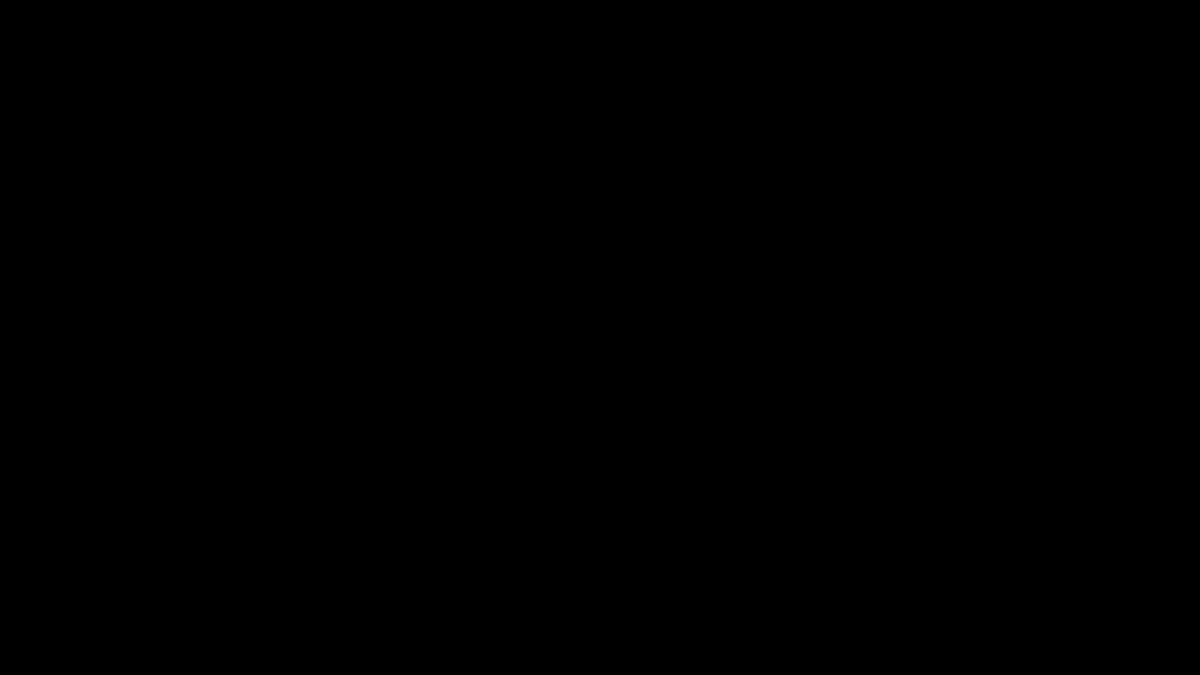
Frame 1 (no input)
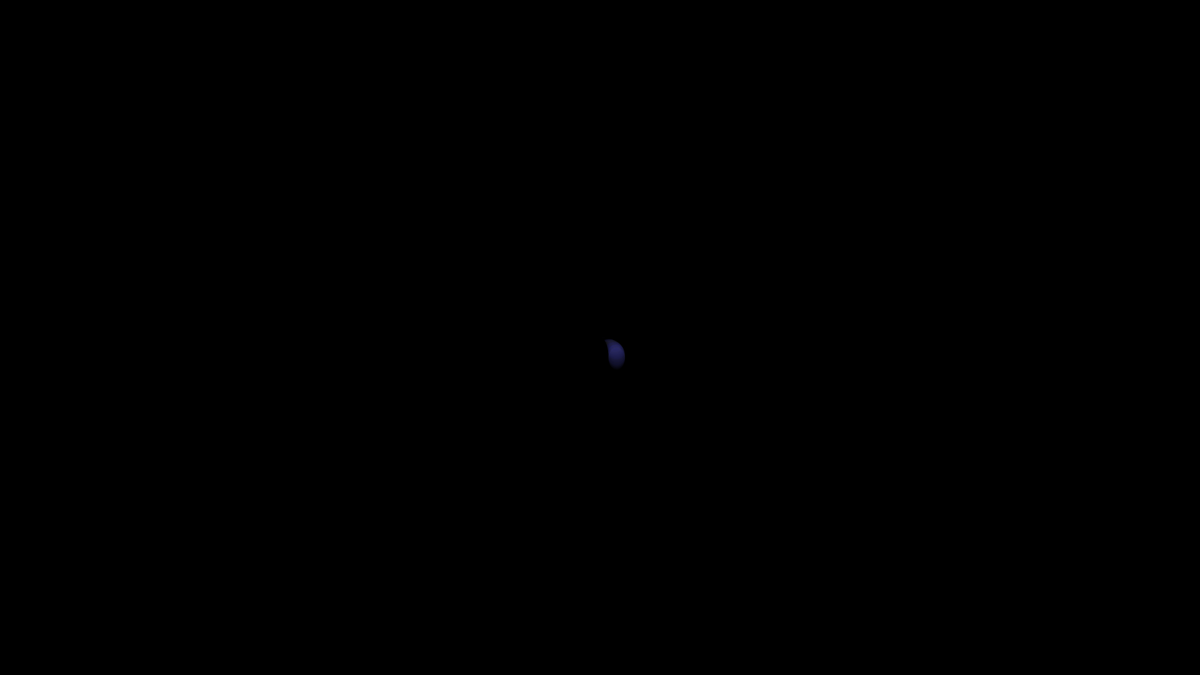
Frame 60 (the mouse pressed at the canvas centre just before this capture)
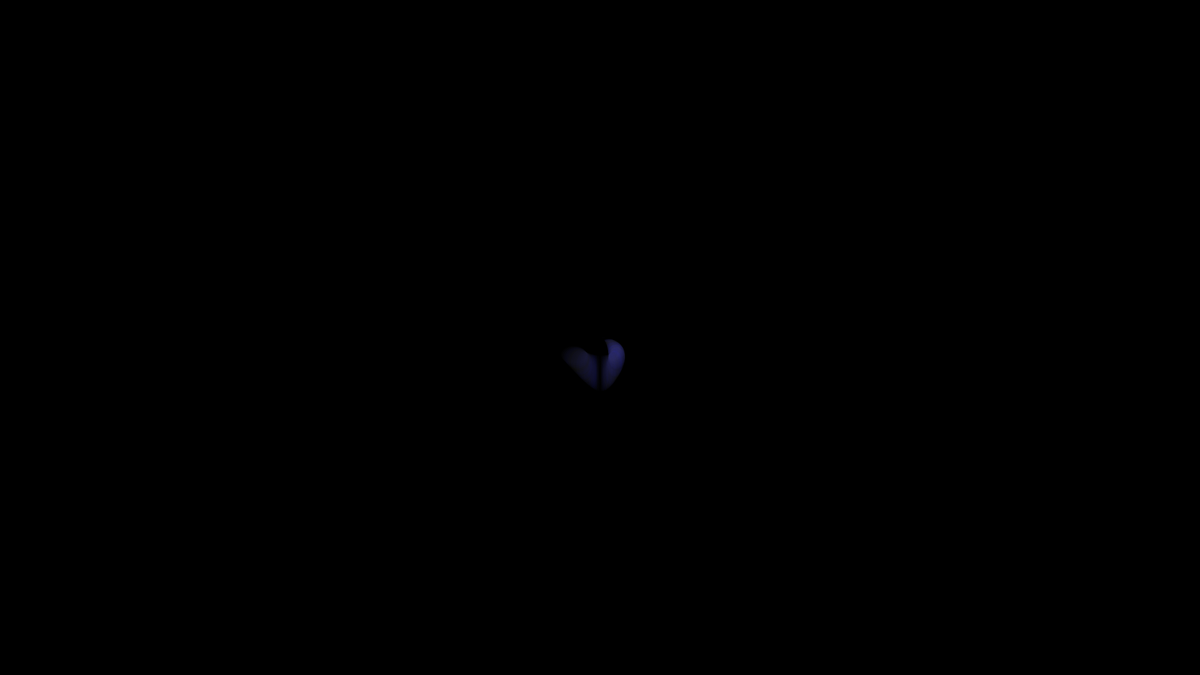
Frame 120 (the mouse held since frame 60 and released just before this capture)

The Processing sketch that drew these frames (run headless with seeded random() and noise(); from frame 60 on, the mouse is pressed at the canvas centre):

// Processing sketch: orbita
// ── orbita.pde
float orbitDuration = 10*1000; // 5 second orbit
float orbitRad = 300;
float chaos = 0;

boolean slinkyMode = false;

void setup()
{
  size(1920,1080);
   background(0);
}

void draw()
{
  //fill(0, 10);
  //rect(0, 0, width, height);
  
  if(mousePressed){
    chaos += 0.01;
    //
  }else
  {
    if(chaos > 0){
    chaos -= 0.01;
    }
    
  }
  translate(width/2,height/2);
  
  //ellipse(0,0,100,100);
  float ang = TWO_PI * millis()/orbitDuration;
  float x = cos(ang + chaos)*orbitRad  * millis()/orbitDuration % width;
  float y = sin(ang + chaos*2)*orbitRad  * millis()/orbitDuration % height;
  
  float col = random(255);
  float col2 = random(255);
  if(slinkyMode)
  {
  stroke(col, col2, 50);
  fill(0, 0);
  }else
  {
  noStroke();
  fill(40, 40, col,10);
  }
   
  ellipse(x,y,x,y);
}

void keyPressed()
{
 if(key == 's')
 {
   slinkyMode = !slinkyMode;
 }
}
